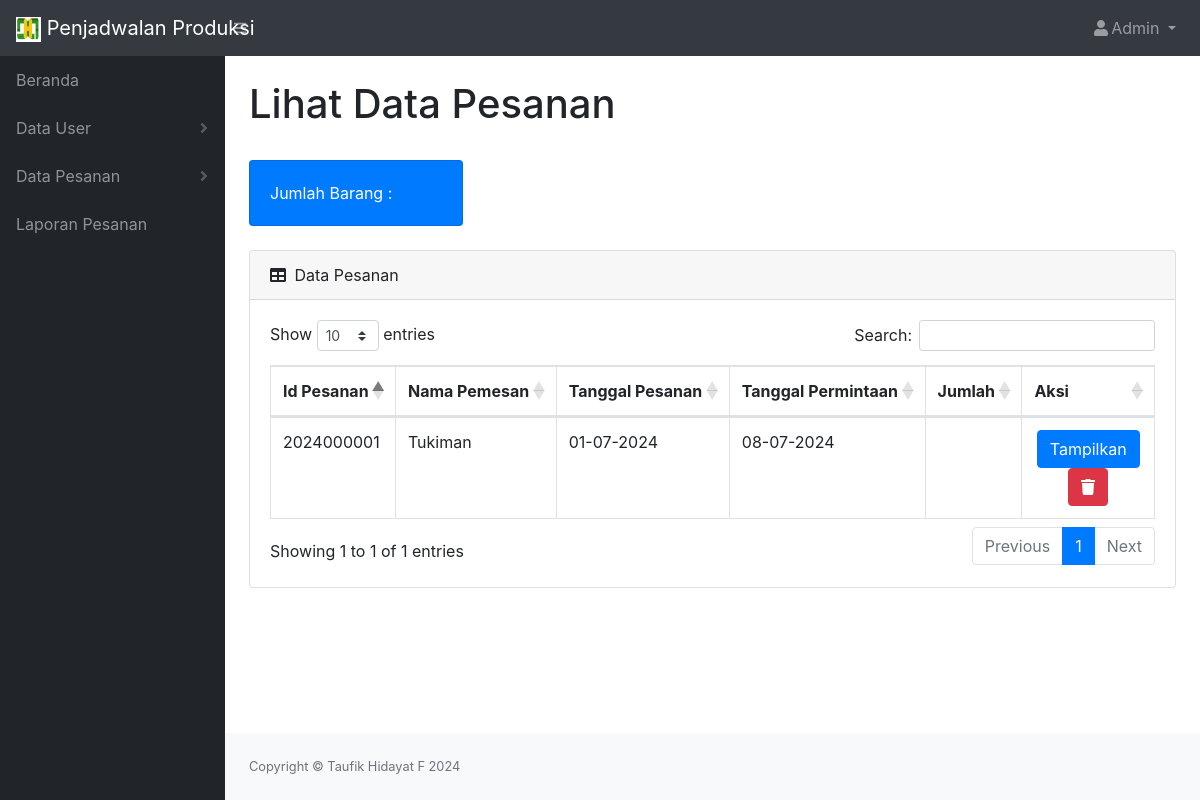
/menu_admin/lihat_pesanan.php, run on the app's committed database.
### tables this page shows
CREATE TABLE `pesanan` (
  `id` int(20) NOT NULL,
  `nama` varchar(225) NOT NULL,
  `tanggal` date NOT NULL,
  `tgl_permintaan` date NOT NULL
);

### config/controller.php (called while the page is built, shortened)
<?php
function select($query)
{
    global $koneksi;
    $result = mysqli_query($koneksi, $query);
    $rows = [];
    while ($row = mysqli_fetch_assoc($result)) {
        $rows[] = $row;
    }
    return $rows;
}
?>

### menu_admin/lihat_pesanan.php (the view, shortened to what this page needs)
<!DOCTYPE html>
<html lang="en">
    <head>
        <link href="../css/styles.css" rel="stylesheet" />
        <link href="https://cdn.datatables.net/1.10.20/css/dataTables.bootstrap4.min.css" rel="stylesheet" />
    </head>
    <body class="sb-nav-fixed">
    <?php include '../tema_menu/header_Admin.php';
    include '../tema_menu/sidebar_Admin.php';
   $data_pesanan = select("SELECT * FROM pesanan ");
   ?>
            <div id="layoutSidenav_content">
                <main>
                    <div class="container-fluid">
                        <h1 class="mt-4">Lihat Data Pesanan</h1>
                        <br>
                        <div class="row">
                                <div class="col-xl-3 col-md-6">
                                    <div class="card bg-primary text-white mb-4">
                                        <div class="card-body">Jumlah Barang :</div>
                                </div>
                                    </div>
                            </div>
                        <div class="card mb-4">
                            <div class="card-header">
                                <i class="fas fa-table mr-1"></i>
                                Data Pesanan
                            </div>
                            <div class="card-body">
                                <div class="table-responsive">
                                    <table class="table table-bordered" table-striped mt-3 id="dataTable">
                                        <thead>
                                            <tr>
                                                <th>Id Pesanan</th>
                                                <th>Nama Pemesan</th>
                                                <th>Tanggal Pesanan</th>
                                                <th>Tanggal Permintaan</th>
                                                <th>Jumlah</th>
                                                <th>Aksi</th>
                                            </tr>
                                        </thead>
                                        <tbody>
                                            <?php foreach ($data_pesanan as $pesanan) : ?>
                                            <tr>
                                                <td><?= $pesanan['id']; ?></td>
                                                <td><?= $pesanan['nama']; ?></td>
                                                <td><?= date('d-m-Y', strtotime($pesanan['tanggal'])); ?></td>
                                                 <td><?= date('d-m-Y', strtotime($pesanan['tgl_permintaan'])); ?></td>
                                                 <td></td>
                                                <td width="15%" class="text-center">
                                                <a href="lihat_detailpesanan.php?idp=<?= $pesanan['id']; ?>" class="btn btn-primary">Tampilkan</a>
                                                <a href="hapus_pesanan.php?id=<?= $pesanan['id']; ?>" class="btn btn-danger" onclick="return confirm('Yakin Data User : <?= $tuser['nama_lengkap']; ?>  Akan Dihapus ?');"><i class="fas fa-trash"></i></a>
                                                </td>
                                            </tr>
                                            <?php endforeach ?>
                                        </tbody>
                                    </table>
                                </div>
                            </div>
                        </div>
                    </div>
                </main>
                <?php include '../tema_menu/footer.php' ?>
            </div>
    </body>
</html>

### data on the page
pesanan: id "2024000001", nama "Tukiman", tanggal "01-07-2024", tgl_permintaan "08-07-2024"
